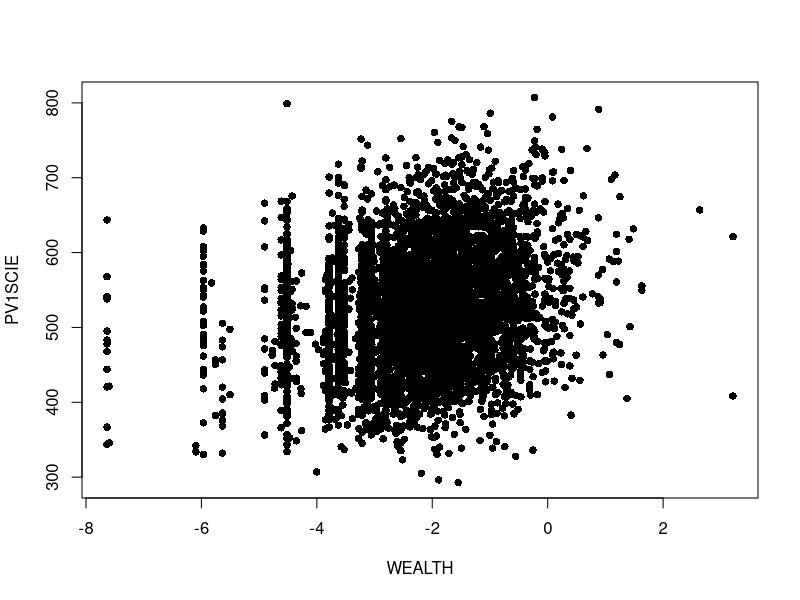

This chart was generated by the following R code:
library(ggplot2)
library(dplyr)
library(gridExtra)
library(ggthemes)
library(psych)



pisa = read.csv("./PISA VN 2015.csv")
attach(pisa)
plot(PV1SCIE ~ WEALTH, pch=16)

# Hệ số tương quan
cor.test(PV1SCIE, WEALTH)



